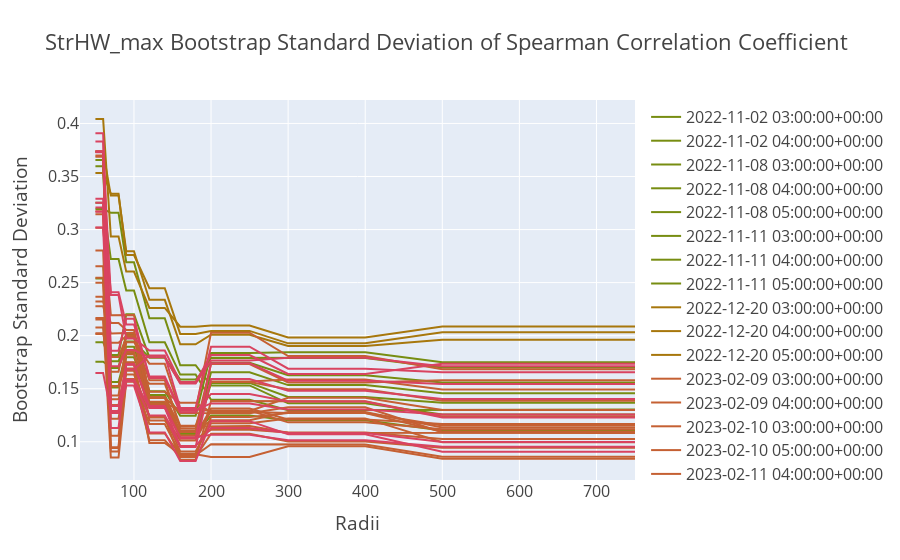

Notebook cell for this chart:
### Code cell
bootstrap_plot('StrHW_max')
